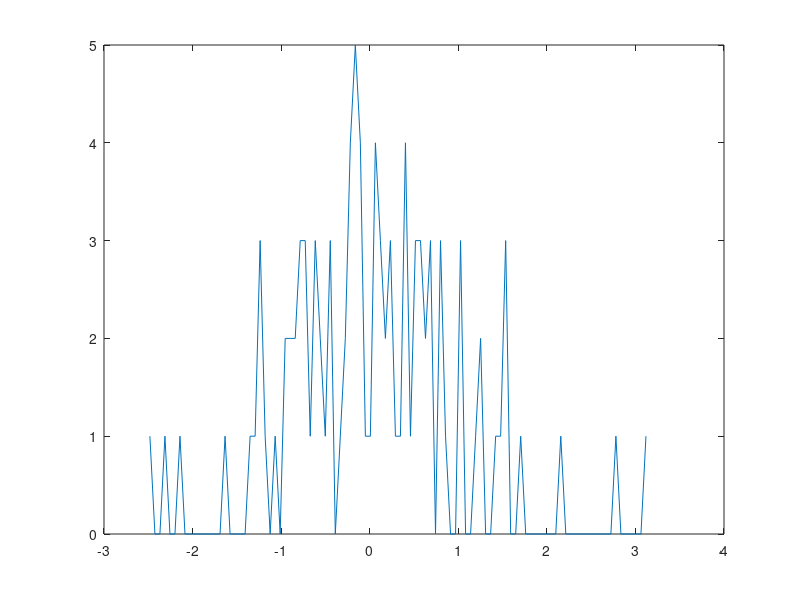

Write MATLAB code to recreate this figure.
x = randn(100,1);
[counts,binCenters] = hist(x,100);
binWidth = diff(binCenters);
binWidth = [binWidth(end),binWidth]; % Replicate last bin width for first, which is indeterminate.
nz = counts>0; % Index to non-zero bins
frequency = counts(nz)/sum(counts(nz));
nz
H = -sum(frequency.*log(frequency./binWidth(nz)))
plot( binCenters, counts )
% plot( frequency )